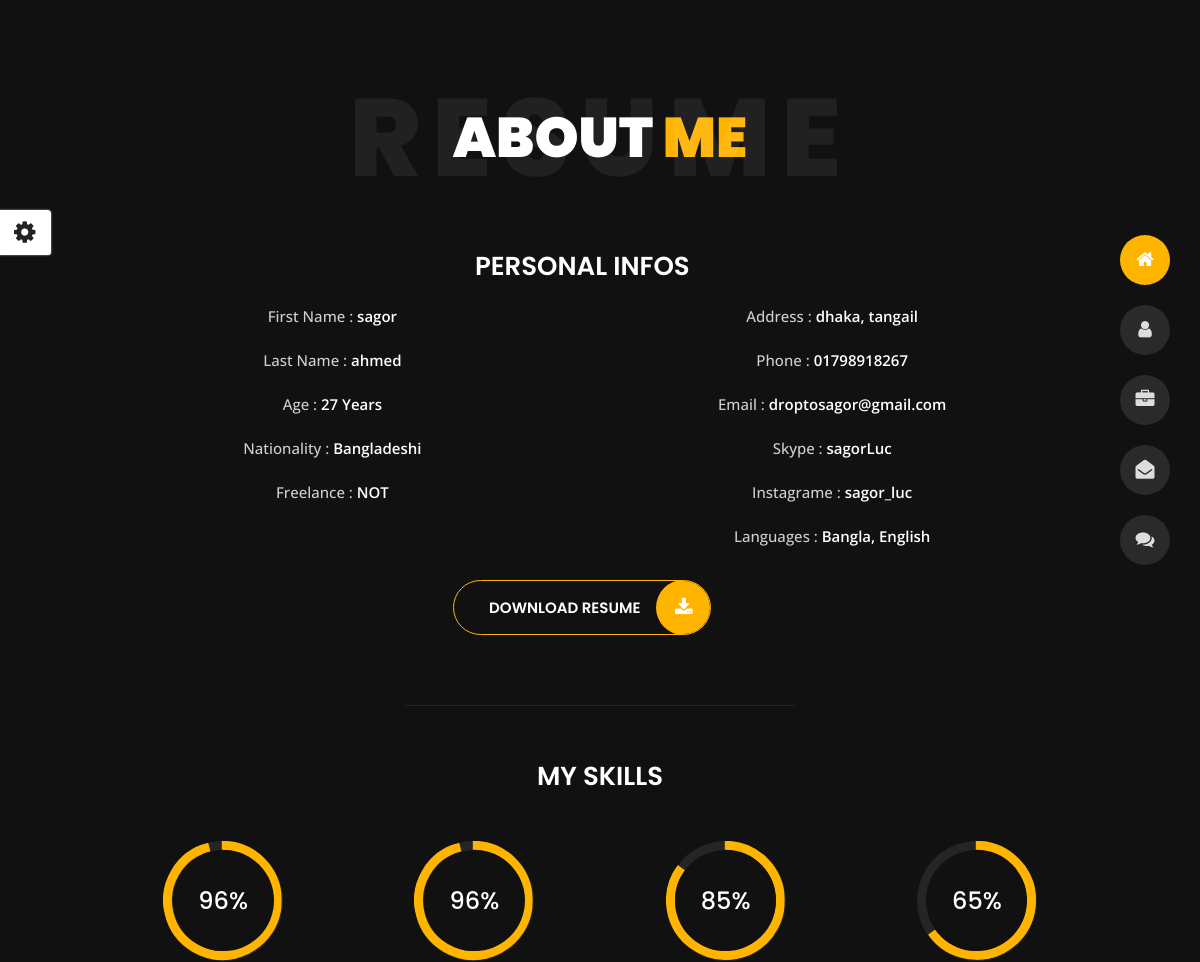
Page /profile/about_me/ (upper part) on the earlier database version.
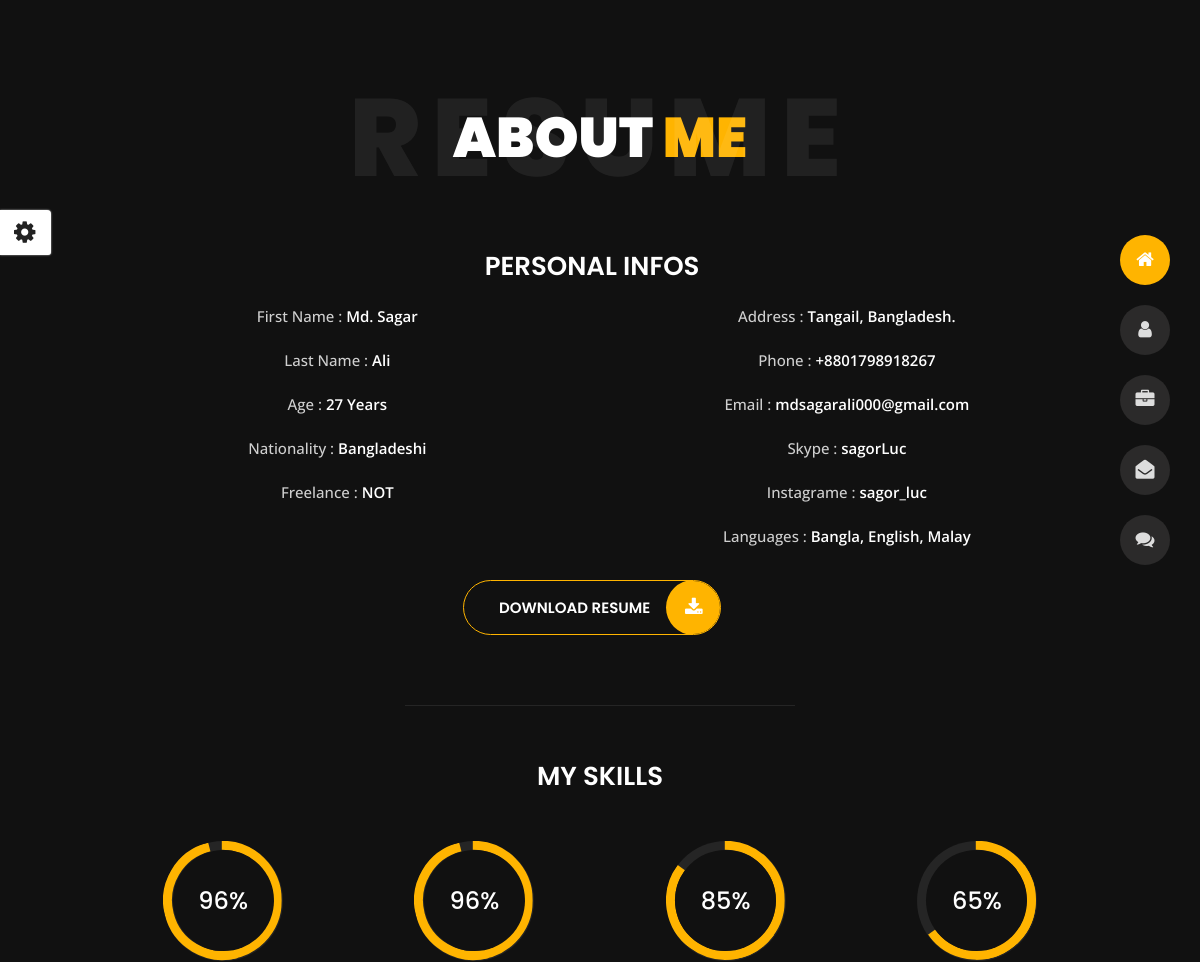
Same page on the later database version.
### profile_app/models.py (models this page shows, shortened)
class ResumeDownload(models.Model):
    user = models.ForeignKey(MyProfile, on_delete= models.CASCADE, related_name="user_resume")
    download_resume = models.URLField(blank= True)

class MyProfile(models.Model):
    first_name = models.CharField(max_length= 50)
    last_name = models.CharField(max_length= 50)
    email = models.EmailField(max_length= 50)
    age = models.IntegerField()
    nationality = models.CharField(max_length= 50)
    freelance = models.CharField(max_length= 50, null= True, default= 'NOT')
    address = models.TextField(max_length= 200)
    phone = models.CharField(max_length= 14)
    languages = models.CharField(max_length= 100, default='Bangla, English')
    skype = models.CharField(max_length= 50, null= True)
    instagrame = models.CharField(max_length= 50, null= True, default= 'sagor_luc')
    image = models.ImageField(upload_to='photos/myPhotos', blank= True)
    created_date = models.DateTimeField(auto_now_add= True)
    modify_date = models.DateTimeField(auto_now= True)

### profile_app/views.py (the view)
# urls.py: path('about_me/', about_me, name="about"),
def about_me(request):
    resume_obj = ResumeDownload.objects.all()
    all_obj = MyProfile.objects.all()
    achive = Achivement.objects.all()
    context = {
        'resume_profile': zip(resume_obj, all_obj),
        'achive_obj': achive
    }
    return render(request, 'about.html', context)

### profile_app/templates/about.html (shortened to what the changed rows need)
{% extends "base.html" %}
{% load static %}
{% block body %}
<body class="about">
<section class="title-section text-left text-sm-center revealator-slideup revealator-once revealator-delay1">
    <h1>ABOUT <span>ME</span></h1>
</section>
<section class="main-content revealator-slideup revealator-once revealator-delay1">
    <div class="container">
        <div class="row">
            <div class="text-center">
                <div class="row">
                  {% for resume, profile in  resume_profile %}
                    <div class="col-6">
                        <ul class="about-list list-unstyled open-sans-font">
                            <li> <span class="title">First name :</span> <span class="value d-block d-sm-inline-block d-lg-block d-xl-inline-block"> {{profile.first_name}} </span> </li>
                            <li> <span class="title">Last name :</span> <span class="value d-block d-sm-inline-block d-lg-block d-xl-inline-block"> {{profile.last_name}} </span> </li>
                            <li> <span class="title">Age :</span> <span class="value d-block d-sm-inline-block d-lg-block d-xl-inline-block"> {{profile.age}} Years </span> </li>
                            <li> <span class="title">Nationality :</span> <span class="value d-block d-sm-inline-block d-lg-block d-xl-inline-block"> {{profile.nationality}} </span> </li>
                            <li> <span class="title">Freelance :</span> <span class="value d-block d-sm-inline-block d-lg-block d-xl-inline-block"> {{profile.freelance}} </span> </li>
                        </ul>
                    </div>
                    <div class="col-6">
                        <ul class="about-list list-unstyled open-sans-font">
                            <li> <span class="title">Address :</span> <span class="value d-block d-sm-inline-block d-lg-block d-xl-inline-block"> {{profile.address}} </span> </li>
                            <li> <span class="title">Phone :</span> <span class="value d-block d-sm-inline-block d-lg-block d-xl-inline-block"> {{profile.phone}} </span> </li>
                            <li> <span class="title">Email :</span> <span class="value d-block d-sm-inline-block d-lg-block d-xl-inline-block"> {{profile.email}} </span> </li>
                            <li> <span class="title">Skype :</span> <span class="value d-block d-sm-inline-block d-lg-block d-xl-inline-block"> {{profile.skype}} </span> </li>
                            <li> <span class="title">Instagrame :</span> <span class="value d-block d-sm-inline-block d-lg-block d-xl-inline-block"> {{profile.instagrame}} </span> </li>
                            <li> <span class="title">Languages :</span> <span class="value d-block d-sm-inline-block d-lg-block d-xl-inline-block"> {{profile.languages}} </span> </li>
                        </ul>
                    </div>
                    <div class="col-12 mt-3">
                        <a class="button" href="{{resume.download_resume}}" target="_blank">
                            <span class="button-text">Download Resume</span>
                            <span class="button-icon fa fa-download"></span>
                        </a>
                    </div>
                  {% endfor %}
                </div>
            </div>
        </div>
    </div>
</section>
</body>
{% endblock body %}

Differences in the rows shown:
changed ResumeDownload "Bangladeshi": first_name "sagor" → "Md. Sagar"; last_name "ahmed" → "Ali"; address "dhaka, tangail" → "Tangail, Bangladesh."; phone "01798918267" → "+8801798918267"; email "droptosagor@gmail.com" → "mdsagarali000@gmail.com"; languages "Bangla, English" → "Bangla, English, Malay"
